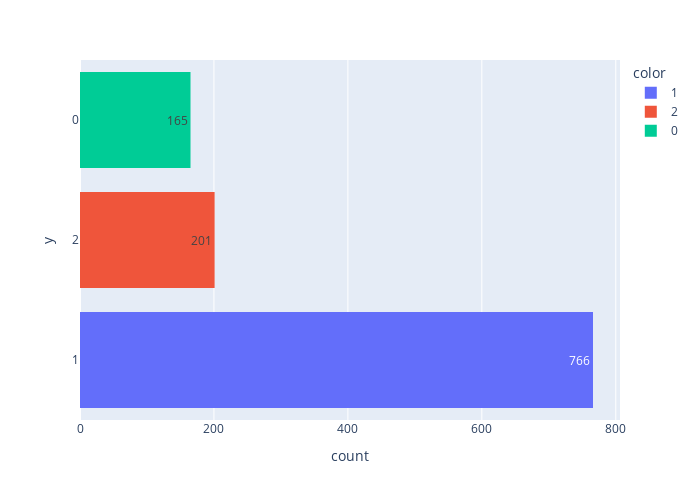

Notebook cell for this chart:
### Code cell
fig = px.histogram(y=original.Y_Class, width=700, height=500, color=original.Y_Class, text_auto=True)
fig.show()

### Figure 1 — Plotly figure (JSON) as saved in the notebook; plotly's stock layout.template omitted (floating-point values rounded to 4 significant figures; data arrays with more than 128 entries replaced by an {"elided": "..."} marker saying what was removed)
{"data": [{"alignmentgroup": "True", "bingroup": "y", "hovertemplate": "color=1<br>count=%{x}<br>y=%{y}<extra></extra>", "legendgroup": "1", "marker": {"color": "#636efa", "pattern": {"shape": ""}}, "name": "1", "offsetgroup": "1", "orientation": "h", "showlegend": true, "texttemplate": "%{value}", "type": "histogram", "xaxis": "x", "y": {"elided": "766 str values"}, "yaxis": "y"}, {"alignmentgroup": "True", "bingroup": "y", "hovertemplate": "color=2<br>count=%{x}<br>y=%{y}<extra></extra>", "legendgroup": "2", "marker": {"color": "#EF553B", "pattern": {"shape": ""}}, "name": "2", "offsetgroup": "2", "orientation": "h", "showlegend": true, "texttemplate": "%{value}", "type": "histogram", "xaxis": "x", "y": {"elided": "201 str values"}, "yaxis": "y"}, {"alignmentgroup": "True", "bingroup": "y", "hovertemplate": "color=0<br>count=%{x}<br>y=%{y}<extra></extra>", "legendgroup": "0", "marker": {"color": "#00cc96", "pattern": {"shape": ""}}, "name": "0", "offsetgroup": "0", "orientation": "h", "showlegend": true, "texttemplate": "%{value}", "type": "histogram", "xaxis": "x", "y": {"elided": "165 str values"}, "yaxis": "y"}], "layout": {"barmode": "relative", "height": 500, "legend": {"title": {"text": "color"}, "tracegroupgap": 0}, "margin": {"t": 60}, "width": 700, "xaxis": {"anchor": "y", "autorange": true, "domain": [0, 1], "range": [0, 806.3], "title": {"text": "count"}}, "yaxis": {"anchor": "x", "autorange": true, "domain": [0, 1], "range": [-0.5, 2.5], "title": {"text": "y"}, "type": "category"}}}
